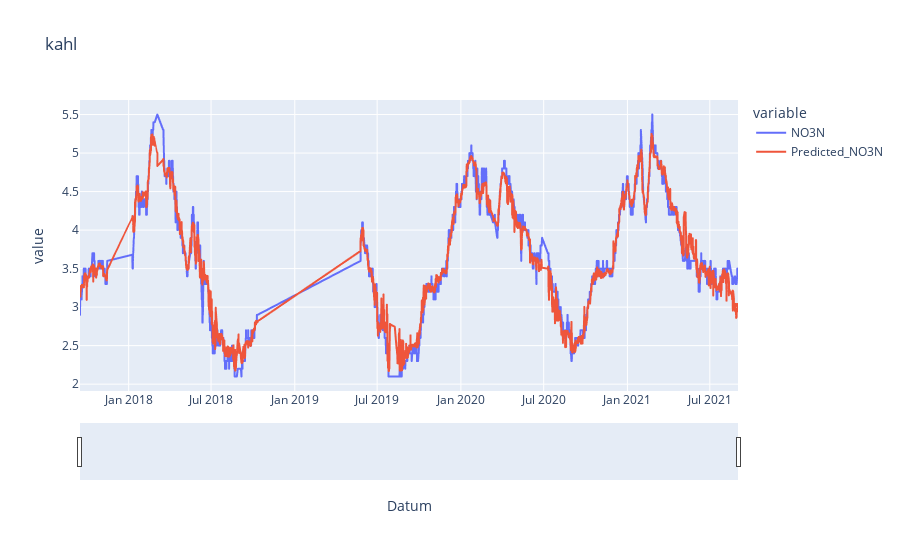

Source (notebook cell):
### Code cell
obs_vs_pred_df = pd.DataFrame({
    'Datum': manual_test.reset_index()["Datum"].values,
    f'{predict}': manual_test[predict],
    f'Predicted_{predict}': predictions
})

# Setting index to 'Datum' and sorting by the index
obs_vs_pred_df = obs_vs_pred_df.set_index('Datum').sort_index()


figx = px.line(obs_vs_pred_df, x = obs_vs_pred_df.index, y=[predict, "Predicted_%s" %(predict)], title = "%s" %(station))
figx.update_xaxes(rangeslider_visible = True)
# figx.update_layout(yaxis_range=[0, 0.2])
print("full")
print("Rsquared", predict, "\n", temp_r2)
print('RMSE ', predict, '\n', temp_rmse)
figx.show()

### Figure 1 — Plotly figure (JSON) as saved in the notebook; plotly's stock layout.template omitted (floating-point values rounded to 4 significant figures; data arrays with more than 128 entries replaced by an {"elided": "..."} marker saying what was removed)
{"data": [{"hovertemplate": "variable=NO3N<br>Datum=%{x}<br>value=%{y}<extra></extra>", "legendgroup": "NO3N", "line": {"color": "#636efa", "dash": "solid"}, "marker": {"symbol": "circle"}, "mode": "lines", "name": "NO3N", "showlegend": true, "type": "scattergl", "x": {"elided": "18984 str values"}, "xaxis": "x", "y": {"elided": "18984 float values"}, "yaxis": "y"}, {"hovertemplate": "variable=Predicted_NO3N<br>Datum=%{x}<br>value=%{y}<extra></extra>", "legendgroup": "Predicted_NO3N", "line": {"color": "#EF553B", "dash": "solid"}, "marker": {"symbol": "circle"}, "mode": "lines", "name": "Predicted_NO3N", "showlegend": true, "type": "scattergl", "x": {"elided": "18984 str values"}, "xaxis": "x", "y": {"elided": "18984 float values"}, "yaxis": "y"}], "layout": {"legend": {"title": {"text": "variable"}, "tracegroupgap": 0}, "title": {"text": "kahl"}, "xaxis": {"anchor": "y", "domain": [0, 1], "rangeslider": {"visible": true}, "title": {"text": "Datum"}}, "yaxis": {"anchor": "x", "domain": [0, 1], "title": {"text": "value"}}}}
